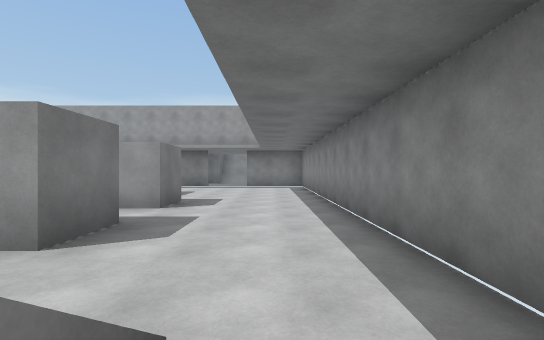
View 1 (above)

19 first-person views from a walk through a scene from a Unity 3-D project. The camera is 1.4 m above the floor, looks level and sees 85° across. The floor is counted in squares, 2 m on a side. Each view is taken from the middle of a square. On the plan, view 1 faces up. The plan holds only what a view shows up to about 10 squares ahead; the rest is blank. The place goes on beyond the plan. The player is left out. Some animated figures are not drawn.

View 2
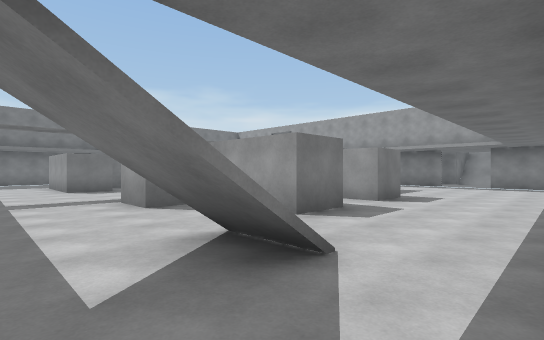

View 3
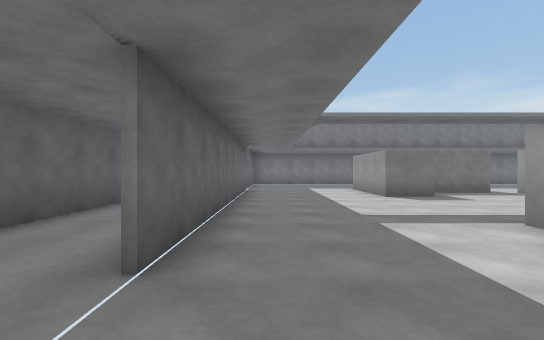

View 4
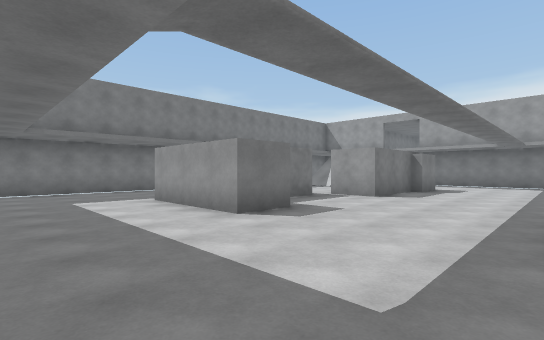

View 5
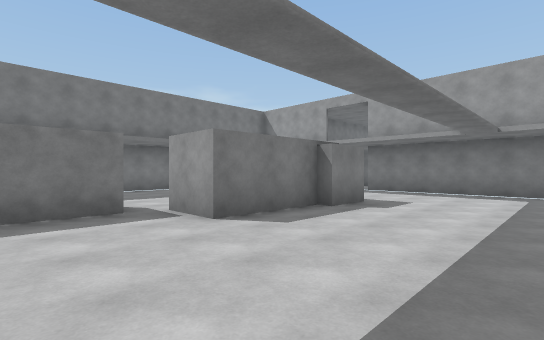

View 6
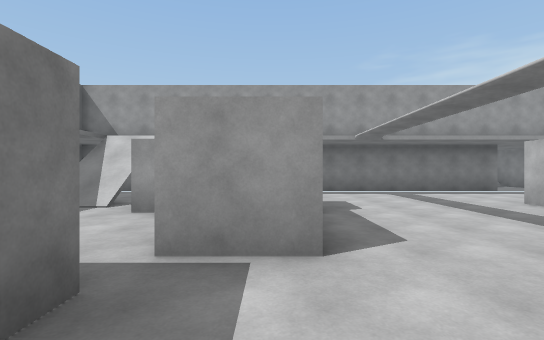

View 7
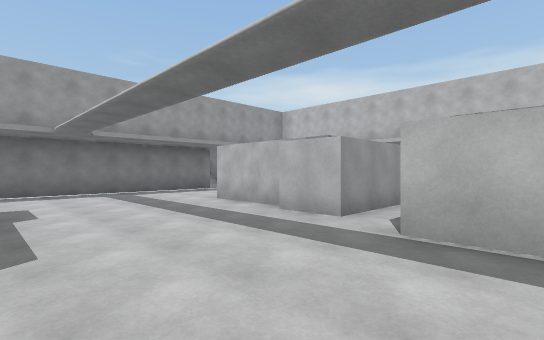

View 8
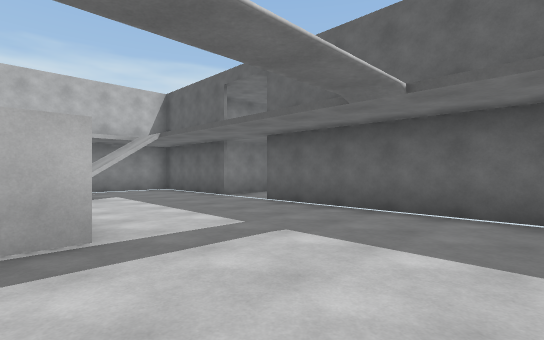

View 9
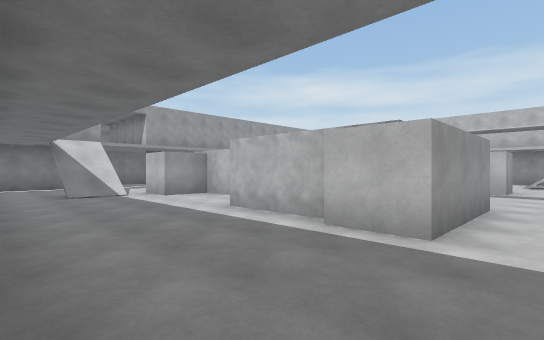

View 10
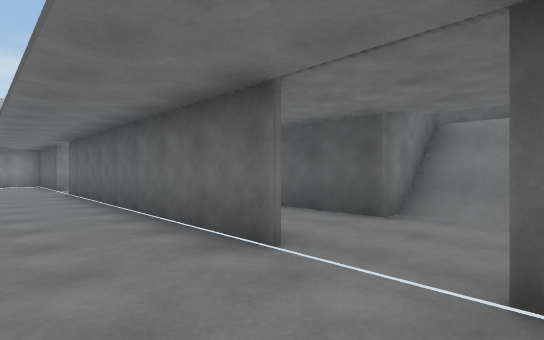

View 11
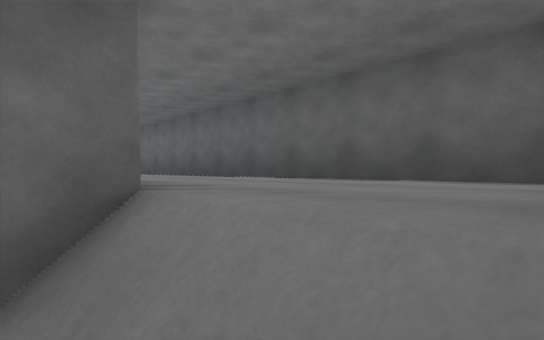

View 12
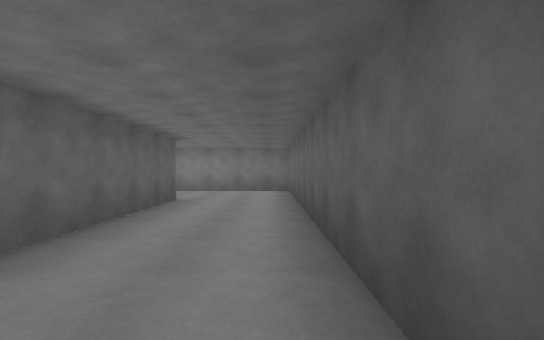

View 13
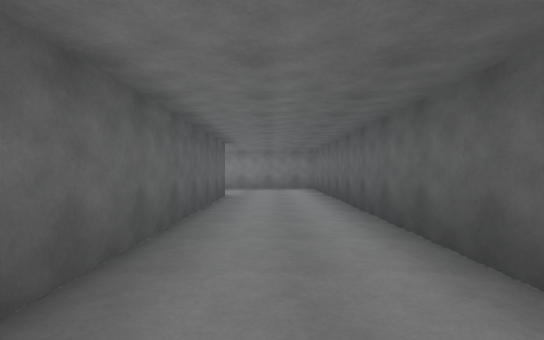

View 14
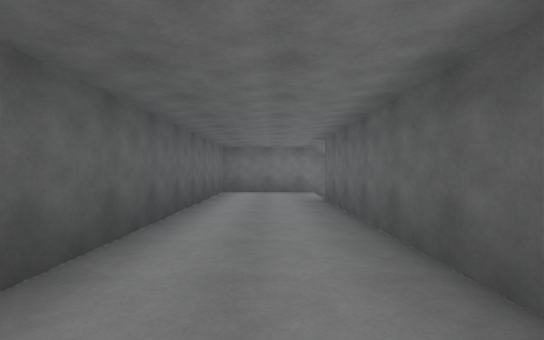

View 15
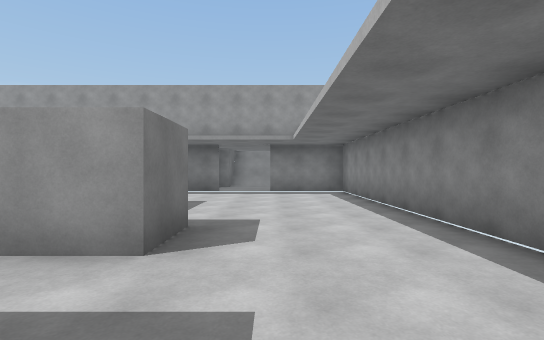

View 16
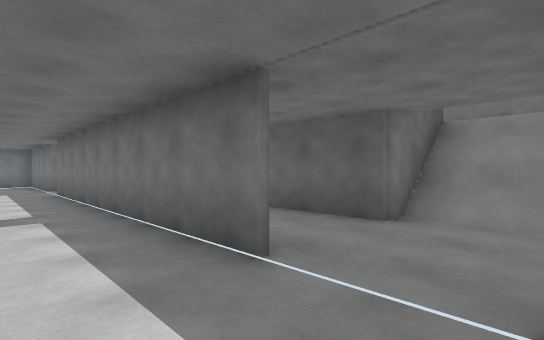

View 17
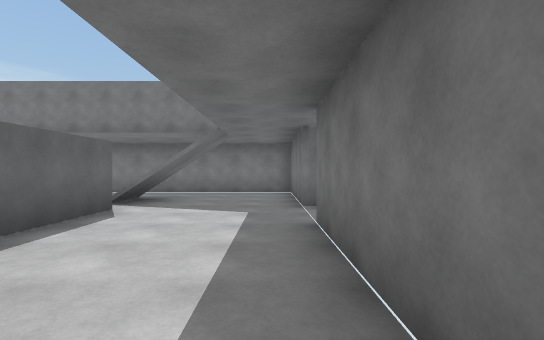

View 18
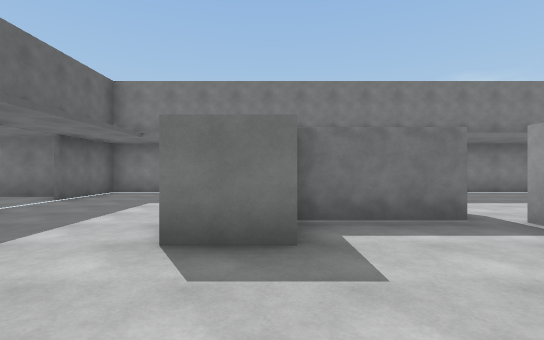

View 19
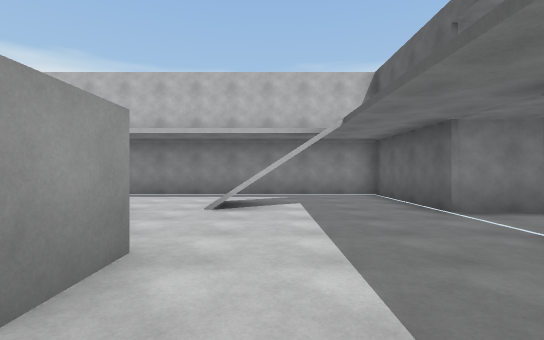

### Floor plan
Key: @ floor where view 1 was taken; # wall or solid block; x gap in a wall; . main floor; : floor 3.25 m higher than the main floor; / step, stairs or slope.
Columns run from 16 left of view 1 to 2 right of it. Each row starts with its distance up from view 1.
 21              ###
 20
 19
 18
 17              #//
 16              #//
 15            ###..
 14             ....
 13 ####..########.####
 12 ..................#
 11 ..................#
 10 ..................#
  9 ..#x###.....#.....#
  8 ....###.....# ....#
  7 .....# .....# ....#
  6 .....# ....###....#
  5 ..................#
  4 ....##.....#  #...#
  3 ....##.....####...#
  2 ....###....#......#
  1 ....###.......//..#
  0 ..............//@.#
 -1 ...............#..#
 -2 ..................#
 -3 ###.#########.#####
 -4  #....   .....:#
 -5  #....   ...
 -6  # /#
 -7  #//######### :#
 -8  #:::::::::::::#
 -9  #:::::::::::::#
-10  #:::::::::::::#
-11  ###############

Where each view was taken, in squares from view 1:
view 1: 0 up, 0 right, facing up
view 2: 1 down, 1 right, facing up-left
view 3: 2 down, 2 left, facing left
view 4: 2 down, 6 left, facing up-left
view 5: 3 up, 6 left, facing up-left
view 6: 3 up, 10 left, facing up
view 7: 3 up, 9 left, facing up-right
view 8: 2 up, 9 left, facing down-right
view 9: 0 up, 16 left, facing up-right
view 10: 1 down, 14 left, facing down-right
view 11: 7 down, 14 left, facing down-right
view 12: 10 down, 11 left, facing right
view 13: 9 down, 12 left, facing right
view 14: 9 down, 5 left, facing left
view 15: 3 up, 1 left, facing up
view 16: 11 up, 1 left, facing up-left
view 17: 12 up, 7 left, facing left
view 18: 2 up, 7 left, facing left
view 19: 0 up, 7 left, facing right
